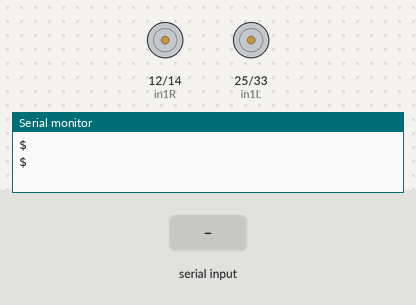
Bench run of a sketch on a simulated ESP32. Shown: motor-driver pin pairs drawn as motors (green arrow = first pin HIGH = forward, orange = second pin HIGH = backward, longer = more drive, scaled by the enable pin), the last lines printed to the serial monitor. The inputs (shaded band) are chosen by the test bench. The ROS host is connected and sends only what is stated.

Above: at 3.2 s.
3.3 s: "w" received over the second serial link
At 3.9 s:
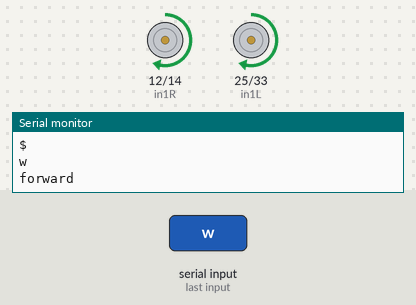
4.8 s: "s" received over the second serial link
At 6.0 s:
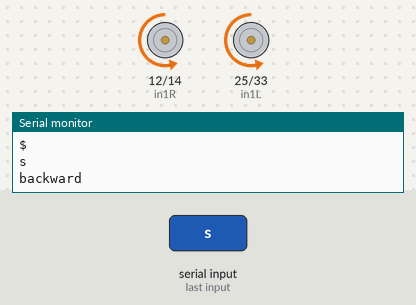
6.3 s: "d" received over the second serial link
At 7.3 s:
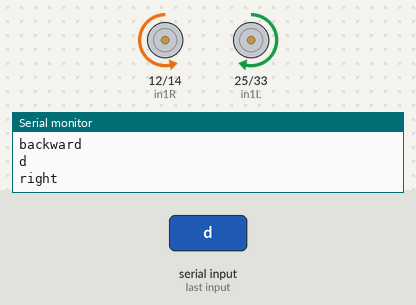
7.8 s: "a" received over the second serial link
At 8.5 s:
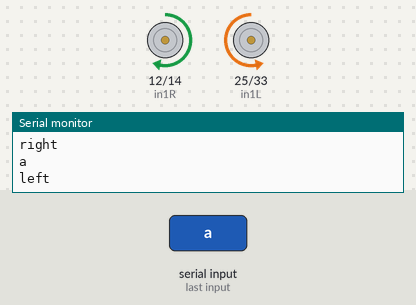
9.3 s: "w" received over the second serial link
At 9.6 s:
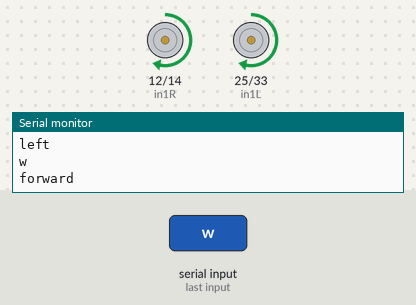
10.8 s: "s" received over the second serial link
At 12.0 s:
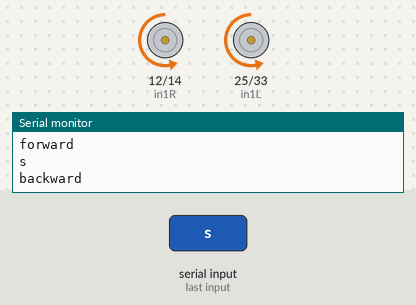
Timing chart, 0 to 13.3 s (numbered marks = the images above; inputs shaded):
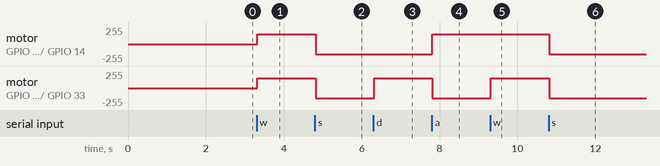

Measured:
- after the input at 3.3 s, motor on GPIO 12 (in1R) / GPIO 14 (in2R), motor on GPIO 25 (in1L) / GPIO 33 (in2L): stopped → forward 150/255 at once
- after the input at 4.8 s, motor on GPIO 12 (in1R) / GPIO 14 (in2R), motor on GPIO 25 (in1L) / GPIO 33 (in2L): forward 150/255 → backward 150/255 at once
- after the input at 6.3 s, motor on GPIO 25 (in1L) / GPIO 33 (in2L): backward 150/255 → forward 150/255 at once
- after the input at 7.8 s, motor on GPIO 12 (in1R) / GPIO 14 (in2R): backward 150/255 → forward 150/255 at once; motor on GPIO 25 (in1L) / GPIO 33 (in2L): forward 150/255 → backward 150/255 at once
- after the input at 9.3 s, motor on GPIO 25 (in1L) / GPIO 33 (in2L): backward 150/255 → forward 150/255 at once
- after the input at 10.8 s, motor on GPIO 12 (in1R) / GPIO 14 (in2R), motor on GPIO 25 (in1L) / GPIO 33 (in2L): forward 150/255 → backward 150/255 at once

The sketch:

babybot_gps.ino
```cpp
//defining tasks to run in core 0 and 1
TaskHandle_t Task0;
TaskHandle_t Task1;


//------------------gps stuff------------------


#include <TinyGPSPlus.h>
#include <micro_ros_arduino.h>
#include <stdio.h>
#include <rcl/rcl.h>
#include <rcl/error_handling.h>
#include <rclc/rclc.h>
#include <rclc/executor.h>
#include <std_msgs/msg/string.h>

// GPS Pins
#define RX 32
#define TX 33

// GPS setup
HardwareSerial neogps(1);
TinyGPSPlus gps;

// ROS 2 variables
rcl_publisher_t gps_data_publisher;
std_msgs__msg__String gps_data_msg;
rclc_executor_t executor;
rclc_support_t support;
rcl_allocator_t allocator;
rcl_node_t node;
rcl_timer_t timer;

#define RCCHECK(fn) { rcl_ret_t temp_rc = fn; if((temp_rc != RCL_RET_OK)){error_loop();}}
#define RCSOFTCHECK(fn) { rcl_ret_t temp_rc = fn; if((temp_rc != RCL_RET_OK)){}}


void error_loop() {
  while (1) {
    delay(100);
  }
}

// Helper function to add leading zeros to time
String format_two_digits(int number) {
  return (number < 10 ? "0" + String(number) : String(number));
}

// Timer callback function to read GPS data and publish
void timer_callback(rcl_timer_t *timer, int64_t last_call_time) {
  RCLC_UNUSED(last_call_time);
  if (timer != NULL) {
    // Check if GPS data is valid
    if (gps.location.isValid()) {
      // Retrieve GPS data
      String latitude = String(gps.location.lat(), 6);
      String longitude = String(gps.location.lng(), 6);
      String altitude = String(gps.altitude.meters(), 2);  // Altitude with 2 decimal places

      // Format time with leading zeros for hours, minutes, and seconds
      String time_str = format_two_digits(gps.time.hour()) + ":" +
                        format_two_digits(gps.time.minute()) + ":" +
                        format_two_digits(gps.time.second());

      // Set GPS data in the required format
      String data = "Latitude: " + latitude +
                    ", Longitude: " + longitude +
                    ", Altitude: " + altitude + " m, " +
                    "Time: " + time_str;

      // Publish the GPS data
      snprintf(gps_data_msg.data.data, gps_data_msg.data.capacity, "%s", data.c_str());
      gps_data_msg.data.size = strlen(gps_data_msg.data.data);  // Update the message size
      RCSOFTCHECK(rcl_publish(&gps_data_publisher, &gps_data_msg, NULL));
    }
  }
}


//------------------controller stuff------------------

#include <HardwareSerial.h>

HardwareSerial uart2(2);

#define enL 26
#define in1L 25
#define in2L 33

#define enR 27
#define in1R 12
#define in2R 14

int speed = 150;
int rate = 0;

void gradual_speed(int final_speed, int rate) {
  for (int speed = 0; speed < final_speed; speed++) {
    analogWrite(enL, speed);
    analogWrite(enR, speed);
    //Serial.println(speed);
    delay(rate);
  }
  analogWrite(enL, final_speed);
  analogWrite(enR, final_speed);
}

//----------------------------------------------------------------------------

void setup() {
  set_microros_transports();
  Serial.begin(115200);
  uart2.begin(115200, SERIAL_8N1, 16, 17); //rx,tx

  pinMode(enL, OUTPUT);
  pinMode(in1L, OUTPUT);
  pinMode(in2L, OUTPUT);

  pinMode(enR, OUTPUT);
  pinMode(in1R, OUTPUT);
  pinMode(in2R, OUTPUT);
  neogps.begin(9600, SERIAL_8N1, RX, TX);

  delay(2000);

  allocator = rcl_get_default_allocator();

  // Initialize ROS 2 support
  RCCHECK(rclc_support_init(&support, 0, NULL, &allocator));

  // Create ROS node
  RCCHECK(rclc_node_init_default(&node, "micro_ros_gps_node", "", &support));

  // Create a publisher for the GPS data
  RCCHECK(rclc_publisher_init_default(
    &gps_data_publisher,
    &node,
    ROSIDL_GET_MSG_TYPE_SUPPORT(std_msgs, msg, String),
    "gps_data"
  ));

  // Create timer for periodic callbacks (every 1 second)
  const unsigned int timer_timeout = 1000;  // 1 second
  RCCHECK(rclc_timer_init_default(
    &timer,
    &support,
    RCL_MS_TO_NS(timer_timeout),
    timer_callback
  ));

  // Create executor to handle the timer
  RCCHECK(rclc_executor_init(&executor, &support.context, 1, &allocator));
  RCCHECK(rclc_executor_add_timer(&executor, &timer));

  // Allocate memory for GPS message
  gps_data_msg.data.data = (char*)malloc(200 * sizeof(char));  // Adjust size as needed
  gps_data_msg.data.size = 0;
  gps_data_msg.data.capacity = 200;

  //----------------------------------------------------------

  xTaskCreatePinnedToCore(
      gps_loop, /* Function to implement the task */
      "Task1", /* Name of the task */
      10000,  /* Stack size in words */
      NULL,  /* Task input parameter */
      1,  /* Priority of the task */
      &Task0,  /* Task handle. */
      0);

  xTaskCreatePinnedToCore(
      controller_loop, /* Function to implement the task */
      "Task1", /* Name of the task */
      10000,  /* Stack size in words */
      NULL,  /* Task input parameter */
      0,  /* Priority of the task */
      &Task1,  /* Task handle. */
      1);
}

void gps_loop( void * pvParameters ) {
  for(;;) {
    // Continuously process incoming GPS data
    while (neogps.available() > 1) {
      gps.encode(neogps.read()); // Encodes the GPS data, no need to check if valid here
    }

    // Spin the ROS 2 executor to process callbacks
    RCSOFTCHECK(rclc_executor_spin_some(&executor, RCL_MS_TO_NS(100)));
  }
}

char input = ' ';

void controller_loop( void * pvParameters ) {
  for(;;) {
    if (uart2.available() > 0) {
    input = uart2.read();
    Serial.println(input);
    switch (input){
      case 'w':
        digitalWrite(in1L, HIGH);
        digitalWrite(in2L, LOW);
        digitalWrite(in1R, HIGH);
        digitalWrite(in2R, LOW);

        gradual_speed(speed, rate);
        Serial.println("forward");
        break;

      case 's':
        digitalWrite(in1L, LOW);
        digitalWrite(in2L, HIGH);
        digitalWrite(in1R, LOW);
        digitalWrite(in2R, HIGH);

        gradual_speed(speed, rate);
        Serial.println("backward");
        break;
      case 'd':
        digitalWrite(in1L, HIGH);
        digitalWrite(in2L, LOW);
        digitalWrite(in1R, LOW);
        digitalWrite(in2R, HIGH);

        gradual_speed(speed, rate);
        Serial.println("right");
        break;
      case 'a':
        digitalWrite(in1L, LOW);
        digitalWrite(in2L, HIGH);
        digitalWrite(in1R, HIGH);
        digitalWrite(in2R, LOW);

        gradual_speed(speed, rate);
        Serial.println("left");
        break;
      case 'x':
        analogWrite(enL, 0);
        digitalWrite(in1L, HIGH);
        digitalWrite(in2L, LOW);

        analogWrite(enR, 0);
        digitalWrite(in1R, HIGH);
        digitalWrite(in2R, LOW);
        Serial.println("stopped");
        break;
      }
    }
  }
}

void loop() {
}
```
